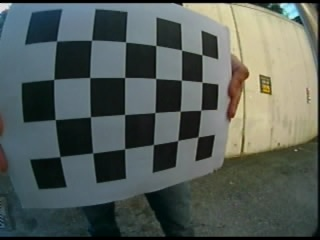
//> input picture calibrate_test2/chessboard1.jpg, 320 x 240 px
$ ./main   (built with g++ and OpenCV 4)
//> lines starting //> are read from the running program, lines starting //| are printed output that depends on the picture; pictures that were not available may be replaced by others from this repository, and a replacement may not be noted
### calibrate_test2/calibration.h
#include <cstdio>
#include <opencv2/opencv.hpp>
#include <vector>
#include <string>

using namespace cv;
using namespace std;

class CameraCalibrator{
private:
    vector<string> m_filenames;
    Size m_borderSize;
    vector<vector<Point2f> > m_srcPoints;
    vector<vector<Point3f> > m_dstPoints;
public:
    void setFilename();
    void setBorderSize(const Size &borderSize);
    void addChessboardPoints();
    void addPoints(const vector<Point2f> &imageCorners, const vector<Point3f> &objectCorners);
    void calibrate(const Mat &src, Mat &dst);
};

### calibrate_test2/calibration.cpp
#include "calibration.h"

void CameraCalibrator::setFilename(){
    m_filenames.clear();
    m_filenames.push_back("chessboard1.jpg");
    m_filenames.push_back("chessboard2.jpg");
    m_filenames.push_back("chessboard3.jpg");
    m_filenames.push_back("chessboard4.jpg");
    m_filenames.push_back("chessboard5.jpg");
    m_filenames.push_back("chessboard6.jpg");
    m_filenames.push_back("chessboard7.jpg");
    m_filenames.push_back("chessboard8.jpg");
    m_filenames.push_back("chessboard9.jpg");
    m_filenames.push_back("chessboard10.jpg");
    m_filenames.push_back("chessboard11.jpg");
    m_filenames.push_back("chessboard12.jpg");
    m_filenames.push_back("chessboard13.jpg");
    m_filenames.push_back("chessboard14.jpg");
}

void CameraCalibrator::setBorderSize(const Size &borderSize){
    m_borderSize = borderSize;
}

void CameraCalibrator::addChessboardPoints(){
    vector<Point2f> srcCandidateCorners;
    vector<Point3f> dstCandidateCorners;
    for(int i=0; i<m_borderSize.height; i++){
        for(int j=0; j<m_borderSize.width; j++){
            dstCandidateCorners.push_back(Point3f(i, j, 0.0f));
        }
    }

    for(int i=0; i<m_filenames.size(); i++){
        Mat image=imread(m_filenames[i],CV_LOAD_IMAGE_GRAYSCALE);
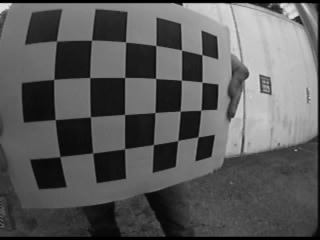
//> image: 240 rows x 320 cols, CV_8UC1; min 0, max 231, mean 89.9
        findChessboardCorners(image, m_borderSize, srcCandidateCorners);
//> srcCandidateCorners = 24 Points (x, y), first 12: [56.63, 40.99], [91.59, 40.26], [125.5, 42.01], [155.8, 45.44], [181.5, 50.03], [201.9, 54.72], [53.75, 79.42], [89.78, 77.48], [124.6, 77.52], [155.6, 78.45], [181.4, 80.06], [202, 82.16]
        TermCriteria param(TermCriteria::MAX_ITER + TermCriteria::EPS, 30, 0.1);
        cornerSubPix(image, srcCandidateCorners, Size(5,5), Size(-1,-1), param);
//> srcCandidateCorners = 24 Points (x, y), first 12: [56.61, 40.98], [91.53, 40.3], [125.6, 42.01], [155.8, 45.53], [181.6, 50.04], [201.9, 54.68], [53.78, 79.36], [89.71, 77.51], [124.6, 77.47], [155.6, 78.39], [181.4, 80.2], [202, 82.07]
        if(srcCandidateCorners.size() == m_borderSize.area()){
            addPoints(srcCandidateCorners, dstCandidateCorners);
        }
    }
}

void CameraCalibrator::addPoints(const vector<Point2f> &srcCorners, const vector<Point3f> &dstCorners){
    m_srcPoints.push_back(srcCorners);
//> m_srcPoints = 1 point lists
//> pass 3 of the loop in addChessboardPoints, `for(int i=0; i<m_filenames.size(); i++)`:
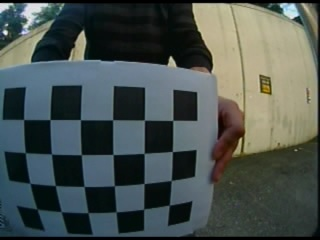
//> input picture calibrate_test2/chessboard10.jpg, 320 x 240 px, given in place of chessboard3.jpg, which was not available
//> in addChessboardPoints, `Mat image=imread(m_filenames[i],CV_LOAD_IMAGE_GRAYSCALE);`:
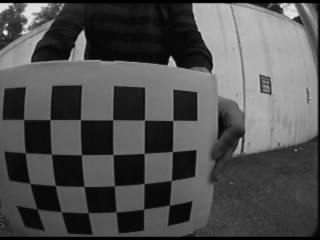
//> image: 240 rows x 320 cols, CV_8UC1; min 0, max 245, mean 79.5
//> in addChessboardPoints, `findChessboardCorners(image, m_borderSize, srcCandidateCorners);`: srcCandidateCorners = 24 Points (x, y), first 12: [23.59, 119.5], [50, 119.6], [80.48, 119.6], [112.6, 119.9], [144.3, 120], [172.7, 120.4], [25.52, 152.5], [51.56, 154], [81.45, 154.5], [113.1, 154.5], [144, 153.5], [172.5, 151.7]
//> in addChessboardPoints, `cornerSubPix(image, srcCandidateCorners, Size(5,5), Size(-1,-1), param);`: srcCandidateCorners = 24 Points (x, y), first 12: [23.62, 119.5], [50.02, 119.6], [80.44, 119.7], [112.6, 119.8], [144.4, 120], [172.8, 120.4], [25.34, 152.7], [51.47, 154], [81.35, 154.7], [113.1, 154.5], [144.2, 153.4], [172.4, 151.5]
    m_dstPoints.push_back(dstCorners);
}

// [8 lines left out: function calibrate, not called in this run]

### calibrate_test2/main.cpp
#include "calibration.h"

int main(){
    CameraCalibrator myCameraCalibrator;
    myCameraCalibrator.setFilename();
    myCameraCalibrator.setBorderSize(Size(6,4));
//> (the run ends here: the program stops with an error, at `findChessboardCorners(image, m_borderSize, srcCandidateCorners);`)
